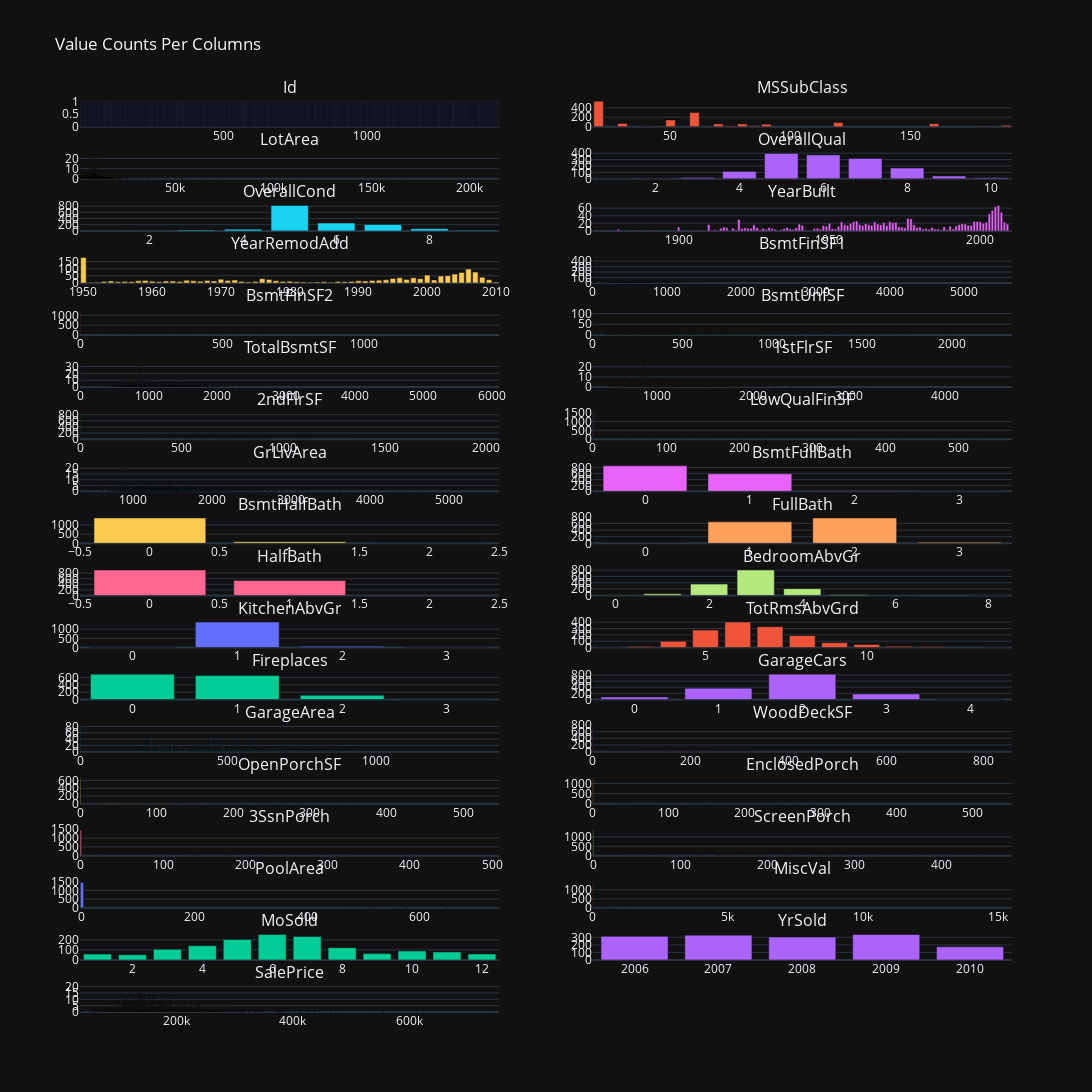

Notebook code cell kept with this figure:
### Code cell
histogram_grid(df.select_dtypes(include=['int64']))

### Figure 1 — Plotly figure (JSON) as saved in the notebook; plotly's stock layout.template omitted (floating-point values rounded to 4 significant figures; data arrays with more than 128 entries replaced by an {"elided": "..."} marker saying what was removed)
{"data": [{"type": "bar", "uid": "60721881-ed54-451c-8552-494478ac32cf", "x": {"elided": "1460 int values"}, "xaxis": "x", "y": {"elided": "1460 int values"}, "yaxis": "y"}, {"type": "bar", "uid": "90bfd61d-4ce9-4503-b7ab-c2dfe7820efa", "x": [20, 60, 50, 120, 30, 160, 70, 80, 90, 190, 85, 75, 45, 180, 40], "xaxis": "x2", "y": [536, 299, 144, 87, 69, 63, 60, 58, 52, 30, 20, 16, 12, 10, 4], "yaxis": "y2"}, {"type": "bar", "uid": "e900f094-6d60-4239-8ddd-77f0bda950cf", "x": {"elided": "1073 int values"}, "xaxis": "x3", "y": {"elided": "1073 int values"}, "yaxis": "y3"}, {"type": "bar", "uid": "2c301753-9269-4ecb-a0c5-95da233405ad", "x": [5, 6, 7, 8, 4, 9, 3, 10, 2, 1], "xaxis": "x4", "y": [397, 374, 319, 168, 116, 43, 20, 18, 3, 2], "yaxis": "y4"}, {"type": "bar", "uid": "39589bd2-8cdf-4ff9-9817-abeca4192316", "x": [5, 6, 7, 8, 4, 3, 9, 2, 1], "xaxis": "x5", "y": [821, 252, 205, 72, 57, 25, 22, 5, 1], "yaxis": "y5"}, {"type": "bar", "uid": "8a1df935-0605-4605-9a6f-b1c20860b7d5", "x": [2006, 2005, 2004, 2007, 2003, 1976, 1977, 1920, 1959, 1999, 1998, 1958, 1965, 1970, 1954, 2000, 2002, 2008, 1972, 1968, 1971, 1950, 2001, 1957, 1962, 1994, 1966, 2009, 1995, 1940, 1910, 1960, 1993, 1978, 1955, 1925, 1963, 1967, 1996, 1941, 1964, 1969, 1956, 1961, 1997, 1948, 1992, 1990, 1953, 1949, 1988, 1973, 1915, 1900, 1980, 1974, 1979, 1926, 1930, 1936, 1984, 1939, 1922, 1975, 1916, 1924, 1928, 1918, 1914, 1923, 1946, 1935, 1945, 1931, 1982, 1921, 1951, 1985, 1937, 1947, 1991, 1981, 1986, 1952, 1880, 1929, 1932, 1938, 1983, 1927, 1919, 1934, 1989, 1987, 1912, 1885, 1892, 1890, 1942, 1908, 1882, 1875, 1893, 2010, 1898, 1904, 1905, 1906, 1911, 1913, 1917, 1872], "xaxis": "x6", "y": [67, 64, 54, 49, 45, 33, 32, 30, 26, 25, 25, 24, 24, 24, 24, 24, 23, 23, 23, 22, 22, 20, 20, 20, 19, 19, 18, 18, 18, 18, 17, 17, 17, 16, 16, 16, 16, 16, 15, 15, 15, 14, 14, 14, 14, 14, 13, 12, 12, 12, 11, 11, 10, 10, 10, 10, 9, 9, 9, 9, 9, 8, 8, 8, 8, 7, 7, 7, 7, 7, 7, 6, 6, 6, 6, 6, 6, 5, 5, 5, 5, 5, 5, 5, 4, 4, 4, 4, 4, 3, 3, 3, 3, 3, 3, 2, 2, 2, 2, 2, 1, 1, 1, 1, 1, 1, 1, 1, 1, 1, 1, 1], "yaxis": "y6"}, {"type": "bar", "uid": "d4ee7ea0-5e9b-4d72-a74b-c816c5494f91", "x": [1950, 2006, 2007, 2005, 2004, 2000, 2003, 2002, 2008, 1996, 1998, 1995, 1976, 1999, 1970, 1997, 1977, 2009, 1994, 2001, 1972, 1965, 1993, 1971, 1959, 1968, 1992, 1978, 1966, 1958, 1990, 1962, 1954, 1969, 1991, 1963, 1960, 1967, 1980, 1973, 1964, 1989, 1987, 1975, 1979, 1956, 1953, 1957, 1988, 1955, 1985, 1961, 1981, 1974, 1982, 1984, 2010, 1983, 1952, 1986, 1951], "xaxis": "x7", "y": [178, 97, 76, 73, 62, 55, 51, 48, 40, 36, 36, 31, 30, 30, 26, 25, 25, 23, 22, 21, 20, 19, 19, 18, 18, 17, 17, 16, 15, 15, 15, 14, 14, 14, 14, 13, 12, 12, 12, 11, 11, 11, 10, 10, 10, 10, 10, 9, 9, 9, 9, 8, 8, 7, 7, 7, 6, 5, 5, 5, 4], "yaxis": "y7"}, {"type": "bar", "uid": "c7dada63-6870-465e-99f4-d7a460c35866", "x": {"elided": "637 int values"}, "xaxis": "x8", "y": {"elided": "637 int values"}, "yaxis": "y8"}, {"type": "bar", "uid": "31b443e5-6c61-46b5-9365-23a14ac3e2fc", "x": {"elided": "144 int values"}, "xaxis": "x9", "y": {"elided": "144 int values"}, "yaxis": "y9"}, {"type": "bar", "uid": "fdaed9f8-e8c0-447b-811b-ff64eddeaf11", "x": {"elided": "780 int values"}, "xaxis": "x10", "y": {"elided": "780 int values"}, "yaxis": "y10"}, {"type": "bar", "uid": "41d3bc93-9dfb-4ccf-af8a-699467a4b0c1", "x": {"elided": "721 int values"}, "xaxis": "x11", "y": {"elided": "721 int values"}, "yaxis": "y11"}, {"type": "bar", "uid": "8d09187c-9050-4947-819e-16ce5814e36c", "x": {"elided": "753 int values"}, "xaxis": "x12", "y": {"elided": "753 int values"}, "yaxis": "y12"}, {"type": "bar", "uid": "afbebcc3-a4c7-4f8a-9c8d-9676e18ce5ff", "x": {"elided": "417 int values"}, "xaxis": "x13", "y": {"elided": "417 int values"}, "yaxis": "y13"}, {"type": "bar", "uid": "08db3af9-8b95-4342-9779-ab282efc19de", "x": [0, 80, 360, 528, 53, 120, 144, 156, 205, 232, 234, 371, 572, 390, 392, 397, 420, 473, 479, 481, 513, 514, 515, 384], "xaxis": "x14", "y": [1434, 3, 2, 1, 1, 1, 1, 1, 1, 1, 1, 1, 1, 1, 1, 1, 1, 1, 1, 1, 1, 1, 1, 1], "yaxis": "y14"}, {"type": "bar", "uid": "e691faf4-eca6-47cb-97d5-cbeb1c261052", "x": {"elided": "861 int values"}, "xaxis": "x15", "y": {"elided": "861 int values"}, "yaxis": "y15"}, {"type": "bar", "uid": "78f4d9d8-9e07-4e6a-ad06-835adc6d8163", "x": [0, 1, 2, 3], "xaxis": "x16", "y": [856, 588, 15, 1], "yaxis": "y16"}, {"type": "bar", "uid": "7dac15d2-8a5a-469c-ab96-5a7c6d0e25da", "x": [0, 1, 2], "xaxis": "x17", "y": [1378, 80, 2], "yaxis": "y17"}, {"type": "bar", "uid": "8b43c001-7700-47fb-b067-24e9f1e6a2fa", "x": [2, 1, 3, 0], "xaxis": "x18", "y": [768, 650, 33, 9], "yaxis": "y18"}, {"type": "bar", "uid": "cbbeefd8-96d5-4810-8300-b76b37c639e9", "x": [0, 1, 2], "xaxis": "x19", "y": [913, 535, 12], "yaxis": "y19"}, {"type": "bar", "uid": "813353cc-dd3f-4cfe-b423-e78c64fdaaec", "x": [3, 2, 4, 1, 5, 6, 0, 8], "xaxis": "x20", "y": [804, 358, 213, 50, 21, 7, 6, 1], "yaxis": "y20"}, {"type": "bar", "uid": "de845b02-ee72-4a8d-a2bc-a1da7f5f2b48", "x": [1, 2, 3, 0], "xaxis": "x21", "y": [1392, 65, 2, 1], "yaxis": "y21"}, {"type": "bar", "uid": "00c52c1d-1486-4623-ac52-03cce41774fa", "x": [6, 7, 5, 8, 4, 9, 10, 11, 3, 12, 14, 2], "xaxis": "x22", "y": [402, 329, 275, 187, 97, 75, 47, 18, 17, 11, 1, 1], "yaxis": "y22"}, {"type": "bar", "uid": "647fdbac-5145-4e98-87c4-db1b195a12d0", "x": [0, 1, 2, 3], "xaxis": "x23", "y": [690, 650, 115, 5], "yaxis": "y23"}, {"type": "bar", "uid": "0e07633e-8cbf-4bfc-8638-dac983b92743", "x": [2, 1, 3, 0, 4], "xaxis": "x24", "y": [824, 369, 181, 81, 5], "yaxis": "y24"}, {"type": "bar", "uid": "f4d8b39d-a8f2-464a-8c46-86ebe9f999f7", "x": {"elided": "441 int values"}, "xaxis": "x25", "y": {"elided": "441 int values"}, "yaxis": "y25"}, {"type": "bar", "uid": "68a253d6-5fcd-44f6-9276-15c202617aff", "x": {"elided": "274 int values"}, "xaxis": "x26", "y": {"elided": "274 int values"}, "yaxis": "y26"}, {"type": "bar", "uid": "d35bccaf-10d6-48ea-9205-6c26fb77c69a", "x": {"elided": "202 int values"}, "xaxis": "x27", "y": {"elided": "202 int values"}, "yaxis": "y27"}, {"type": "bar", "uid": "ad09d398-c61b-4ea5-b31b-e20b826c75e4", "x": [0, 112, 96, 120, 144, 192, 216, 252, 116, 156, 126, 228, 128, 184, 102, 150, 40, 176, 164, 77, 185, 80, 180, 84, 160, 168, 205, 158, 154, 100, 108, 137, 114, 115, 202, 190, 234, 244, 36, 240, 34, 39, 224, 32, 264, 236, 30, 105, 94, 24, 99, 98, 318, 20, 301, 330, 19, 56, 54, 37, 60, 64, 67, 68, 70, 294, 52, 50, 48, 44, 42, 81, 87, 90, 91, 275, 293, 123, 221, 200, 208, 210, 212, 214, 286, 218, 220, 226, 196, 230, 239, 242, 248, 280, 254, 259, 268, 198, 194, 129, 148, 130, 134, 136, 138, 140, 143, 272, 145, 386, 291, 162, 169, 170, 172, 174, 177, 183, 189, 552], "xaxis": "x28", "y": [1252, 15, 6, 5, 5, 5, 5, 4, 4, 4, 3, 3, 3, 3, 3, 3, 3, 3, 3, 2, 2, 2, 2, 2, 2, 2, 2, 2, 2, 2, 2, 2, 2, 2, 2, 2, 2, 2, 2, 2, 2, 2, 2, 2, 2, 2, 1, 1, 1, 1, 1, 1, 1, 1, 1, 1, 1, 1, 1, 1, 1, 1, 1, 1, 1, 1, 1, 1, 1, 1, 1, 1, 1, 1, 1, 1, 1, 1, 1, 1, 1, 1, 1, 1, 1, 1, 1, 1, 1, 1, 1, 1, 1, 1, 1, 1, 1, 1, 1, 1, 1, 1, 1, 1, 1, 1, 1, 1, 1, 1, 1, 1, 1, 1, 1, 1, 1, 1, 1, 1], "yaxis": "y28"}, {"type": "bar", "uid": "05bb458e-ba54-4f23-af4a-ace9fb653565", "x": [0, 168, 216, 144, 180, 245, 238, 290, 196, 182, 407, 304, 162, 153, 320, 140, 130, 96, 23, 508], "xaxis": "x29", "y": [1436, 3, 2, 2, 2, 1, 1, 1, 1, 1, 1, 1, 1, 1, 1, 1, 1, 1, 1, 1], "yaxis": "y29"}, {"type": "bar", "uid": "1023a624-e806-4ac8-b960-cc27e75e554e", "x": [0, 192, 224, 120, 189, 180, 160, 168, 144, 126, 147, 90, 200, 198, 216, 184, 259, 100, 176, 170, 288, 142, 153, 154, 152, 155, 145, 156, 143, 322, 140, 161, 128, 122, 410, 119, 116, 99, 95, 80, 63, 60, 53, 40, 130, 175, 163, 165, 291, 287, 276, 273, 271, 266, 265, 263, 260, 252, 234, 233, 225, 374, 222, 220, 210, 204, 197, 385, 190, 396, 185, 182, 440, 178, 312, 480], "xaxis": "x30", "y": [1344, 6, 5, 5, 4, 4, 3, 3, 3, 3, 3, 3, 2, 2, 2, 2, 2, 2, 2, 2, 2, 2, 1, 1, 1, 1, 1, 1, 1, 1, 1, 1, 1, 1, 1, 1, 1, 1, 1, 1, 1, 1, 1, 1, 1, 1, 1, 1, 1, 1, 1, 1, 1, 1, 1, 1, 1, 1, 1, 1, 1, 1, 1, 1, 1, 1, 1, 1, 1, 1, 1, 1, 1, 1, 1, 1], "yaxis": "y30"}, {"type": "bar", "uid": "b9d46563-093b-4401-8eeb-e279e06af12a", "x": [0, 738, 648, 576, 555, 519, 512, 480], "xaxis": "x31", "y": [1453, 1, 1, 1, 1, 1, 1, 1], "yaxis": "y31"}, {"type": "bar", "uid": "4aadb529-38c8-4dca-9882-ad9e6e743e06", "x": [0, 400, 500, 700, 450, 2000, 600, 1200, 480, 1150, 800, 15500, 620, 3500, 560, 2500, 1300, 1400, 350, 8300, 54], "xaxis": "x32", "y": [1408, 11, 8, 5, 4, 4, 4, 2, 2, 1, 1, 1, 1, 1, 1, 1, 1, 1, 1, 1, 1], "yaxis": "y32"}, {"type": "bar", "uid": "3a598e87-63da-445a-9e38-015bf8e72b20", "x": [6, 7, 5, 4, 8, 3, 10, 11, 9, 12, 1, 2], "xaxis": "x33", "y": [253, 234, 204, 141, 122, 106, 89, 79, 63, 59, 58, 52], "yaxis": "y33"}, {"type": "bar", "uid": "60238907-74c9-4051-b979-da4aa20ed745", "x": [2009, 2007, 2006, 2008, 2010], "xaxis": "x34", "y": [338, 329, 314, 304, 175], "yaxis": "y34"}, {"type": "bar", "uid": "78927758-532d-4380-8c07-5e034cc79ce3", "x": {"elided": "663 int values"}, "xaxis": "x35", "y": {"elided": "663 int values"}, "yaxis": "y35"}], "layout": {"annotations": [{"font": {"size": 16}, "showarrow": false, "text": "Id", "x": 0.225, "xanchor": "center", "xref": "paper", "y": 1.0, "yanchor": "bottom", "yref": "paper"}, {"font": {"size": 16}, "showarrow": false, "text": "MSSubClass", "x": 0.775, "xanchor": "center", "xref": "paper", "y": 1.0, "yanchor": "bottom", "yref": "paper"}, {"font": {"size": 16}, "showarrow": false, "text": "LotArea", "x": 0.225, "xanchor": "center", "xref": "paper", "y": 0.9429, "yanchor": "bottom", "yref": "paper"}, {"font": {"size": 16}, "showarrow": false, "text": "OverallQual", "x": 0.775, "xanchor": "center", "xref": "paper", "y": 0.9429, "yanchor": "bottom", "yref": "paper"}, {"font": {"size": 16}, "showarrow": false, "text": "OverallCond", "x": 0.225, "xanchor": "center", "xref": "paper", "y": 0.8858, "yanchor": "bottom", "yref": "paper"}, {"font": {"size": 16}, "showarrow": false, "text": "YearBuilt", "x": 0.775, "xanchor": "center", "xref": "paper", "y": 0.8858, "yanchor": "bottom", "yref": "paper"}, {"font": {"size": 16}, "showarrow": false, "text": "YearRemodAdd", "x": 0.225, "xanchor": "center", "xref": "paper", "y": 0.8287, "yanchor": "bottom", "yref": "paper"}, {"font": {"size": 16}, "showarrow": false, "text": "BsmtFinSF1", "x": 0.775, "xanchor": "center", "xref": "paper", "y": 0.8287, "yanchor": "bottom", "yref": "paper"}, {"font": {"size": 16}, "showarrow": false, "text": "BsmtFinSF2", "x": 0.225, "xanchor": "center", "xref": "paper", "y": 0.7716, "yanchor": "bottom", "yref": "paper"}, {"font": {"size": 16}, "showarrow": false, "text": "BsmtUnfSF", "x": 0.775, "xanchor": "center", "xref": "paper", "y": 0.7716, "yanchor": "bottom", "yref": "paper"}, {"font": {"size": 16}, "showarrow": false, "text": "TotalBsmtSF", "x": 0.225, "xanchor": "center", "xref": "paper", "y": 0.7145, "yanchor": "bottom", "yref": "paper"}, {"font": {"size": 16}, "showarrow": false, "text": "1stFlrSF", "x": 0.775, "xanchor": "center", "xref": "paper", "y": 0.7145, "yanchor": "bottom", "yref": "paper"}, {"font": {"size": 16}, "showarrow": false, "text": "2ndFlrSF", "x": 0.225, "xanchor": "center", "xref": "paper", "y": 0.6574, "yanchor": "bottom", "yref": "paper"}, {"font": {"size": 16}, "showarrow": false, "text": "LowQualFinSF", "x": 0.775, "xanchor": "center", "xref": "paper", "y": 0.6574, "yanchor": "bottom", "yref": "paper"}, {"font": {"size": 16}, "showarrow": false, "text": "GrLivArea", "x": 0.225, "xanchor": "center", "xref": "paper", "y": 0.6003, "yanchor": "bottom", "yref": "paper"}, {"font": {"size": 16}, "showarrow": false, "text": "BsmtFullBath", "x": 0.775, "xanchor": "center", "xref": "paper", "y": 0.6003, "yanchor": "bottom", "yref": "paper"}, {"font": {"size": 16}, "showarrow": false, "text": "BsmtHalfBath", "x": 0.225, "xanchor": "center", "xref": "paper", "y": 0.5432, "yanchor": "bottom", "yref": "paper"}, {"font": {"size": 16}, "showarrow": false, "text": "FullBath", "x": 0.775, "xanchor": "center", "xref": "paper", "y": 0.5432, "yanchor": "bottom", "yref": "paper"}, {"font": {"size": 16}, "showarrow": false, "text": "HalfBath", "x": 0.225, "xanchor": "center", "xref": "paper", "y": 0.4861, "yanchor": "bottom", "yref": "paper"}, {"font": {"size": 16}, "showarrow": false, "text": "BedroomAbvGr", "x": 0.775, "xanchor": "center", "xref": "paper", "y": 0.4861, "yanchor": "bottom", "yref": "paper"}, {"font": {"size": 16}, "showarrow": false, "text": "KitchenAbvGr", "x": 0.225, "xanchor": "center", "xref": "paper", "y": 0.429, "yanchor": "bottom", "yref": "paper"}, {"font": {"size": 16}, "showarrow": false, "text": "TotRmsAbvGrd", "x": 0.775, "xanchor": "center", "xref": "paper", "y": 0.429, "yanchor": "bottom", "yref": "paper"}, {"font": {"size": 16}, "showarrow": false, "text": "Fireplaces", "x": 0.225, "xanchor": "center", "xref": "paper", "y": 0.3719, "yanchor": "bottom", "yref": "paper"}, {"font": {"size": 16}, "showarrow": false, "text": "GarageCars", "x": 0.775, "xanchor": "center", "xref": "paper", "y": 0.3719, "yanchor": "bottom", "yref": "paper"}, {"font": {"size": 16}, "showarrow": false, "text": "GarageArea", "x": 0.225, "xanchor": "center", "xref": "paper", "y": 0.3148, "yanchor": "bottom", "yref": "paper"}, {"font": {"size": 16}, "showarrow": false, "text": "WoodDeckSF", "x": 0.775, "xanchor": "center", "xref": "paper", "y": 0.3148, "yanchor": "bottom", "yref": "paper"}, {"font": {"size": 16}, "showarrow": false, "text": "OpenPorchSF", "x": 0.225, "xanchor": "center", "xref": "paper", "y": 0.2577, "yanchor": "bottom", "yref": "paper"}, {"font": {"size": 16}, "showarrow": false, "text": "EnclosedPorch", "x": 0.775, "xanchor": "center", "xref": "paper", "y": 0.2577, "yanchor": "bottom", "yref": "paper"}, {"font": {"size": 16}, "showarrow": false, "text": "3SsnPorch", "x": 0.225, "xanchor": "center", "xref": "paper", "y": 0.2006, "yanchor": "bottom", "yref": "paper"}, {"font": {"size": 16}, "showarrow": false, "text": "ScreenPorch", "x": 0.775, "xanchor": "center", "xref": "paper", "y": 0.2006, "yanchor": "bottom", "yref": "paper"}, {"font": {"size": 16}, "showarrow": false, "text": "PoolArea", "x": 0.225, "xanchor": "center", "xref": "paper", "y": 0.1435, "yanchor": "bottom", "yref": "paper"}, {"font": {"size": 16}, "showarrow": false, "text": "MiscVal", "x": 0.775, "xanchor": "center", "xref": "paper", "y": 0.1435, "yanchor": "bottom", "yref": "paper"}, {"font": {"size": 16}, "showarrow": false, "text": "MoSold", "x": 0.225, "xanchor": "center", "xref": "paper", "y": 0.08642, "yanchor": "bottom", "yref": "paper"}, {"font": {"size": 16}, "showarrow": false, "text": "YrSold", "x": 0.775, "xanchor": "center", "xref": "paper", "y": 0.08642, "yanchor": "bottom", "yref": "paper"}, {"font": {"size": 16}, "showarrow": false, "text": "SalePrice", "x": 0.225, "xanchor": "center", "xref": "paper", "y": 0.02932, "yanchor": "bottom", "yref": "paper"}], "height": 9000, "showlegend": false, "title": {"text": "Value Counts Per Columns"}, "width": 1200, "xaxis": {"anchor": "y", "domain": [0, 0.45]}, "xaxis10": {"anchor": "y10", "domain": [0.55, 1]}, "xaxis11": {"anchor": "y11", "domain": [0, 0.45]}, "xaxis12": {"anchor": "y12", "domain": [0.55, 1]}, "xaxis13": {"anchor": "y13", "domain": [0, 0.45]}, "xaxis14": {"anchor": "y14", "domain": [0.55, 1]}, "xaxis15": {"anchor": "y15", "domain": [0, 0.45]}, "xaxis16": {"anchor": "y16", "domain": [0.55, 1]}, "xaxis17": {"anchor": "y17", "domain": [0, 0.45]}, "xaxis18": {"anchor": "y18", "domain": [0.55, 1]}, "xaxis19": {"anchor": "y19", "domain": [0, 0.45]}, "xaxis2": {"anchor": "y2", "domain": [0.55, 1]}, "xaxis20": {"anchor": "y20", "domain": [0.55, 1]}, "xaxis21": {"anchor": "y21", "domain": [0, 0.45]}, "xaxis22": {"anchor": "y22", "domain": [0.55, 1]}, "xaxis23": {"anchor": "y23", "domain": [0, 0.45]}, "xaxis24": {"anchor": "y24", "domain": [0.55, 1]}, "xaxis25": {"anchor": "y25", "domain": [0, 0.45]}, "xaxis26": {"anchor": "y26", "domain": [0.55, 1]}, "xaxis27": {"anchor": "y27", "domain": [0, 0.45]}, "xaxis28": {"anchor": "y28", "domain": [0.55, 1]}, "xaxis29": {"anchor": "y29", "domain": [0, 0.45]}, "xaxis3": {"anchor": "y3", "domain": [0, 0.45]}, "xaxis30": {"anchor": "y30", "domain": [0.55, 1]}, "xaxis31": {"anchor": "y31", "domain": [0, 0.45]}, "xaxis32": {"anchor": "y32", "domain": [0.55, 1]}, "xaxis33": {"anchor": "y33", "domain": [0, 0.45]}, "xaxis34": {"anchor": "y34", "domain": [0.55, 1]}, "xaxis35": {"anchor": "y35", "domain": [0, 0.45]}, "xaxis36": {"anchor": "y36", "domain": [0.55, 1]}, "xaxis4": {"anchor": "y4", "domain": [0.55, 1]}, "xaxis5": {"anchor": "y5", "domain": [0, 0.45]}, "xaxis6": {"anchor": "y6", "domain": [0.55, 1]}, "xaxis7": {"anchor": "y7", "domain": [0, 0.45]}, "xaxis8": {"anchor": "y8", "domain": [0.55, 1]}, "xaxis9": {"anchor": "y9", "domain": [0, 0.45]}, "yaxis": {"anchor": "x", "domain": [0.9707, 1]}, "yaxis10": {"anchor": "x10", "domain": [0.7423, 0.7716]}, "yaxis11": {"anchor": "x11", "domain": [0.6852, 0.7145]}, "yaxis12": {"anchor": "x12", "domain": [0.6852, 0.7145]}, "yaxis13": {"anchor": "x13", "domain": [0.6281, 0.6574]}, "yaxis14": {"anchor": "x14", "domain": [0.6281, 0.6574]}, "yaxis15": {"anchor": "x15", "domain": [0.571, 0.6003]}, "yaxis16": {"anchor": "x16", "domain": [0.571, 0.6003]}, "yaxis17": {"anchor": "x17", "domain": [0.5139, 0.5432]}, "yaxis18": {"anchor": "x18", "domain": [0.5139, 0.5432]}, "yaxis19": {"anchor": "x19", "domain": [0.4568, 0.4861]}, "yaxis2": {"anchor": "x2", "domain": [0.9707, 1]}, "yaxis20": {"anchor": "x20", "domain": [0.4568, 0.4861]}, "yaxis21": {"anchor": "x21", "domain": [0.3997, 0.429]}, "yaxis22": {"anchor": "x22", "domain": [0.3997, 0.429]}, "yaxis23": {"anchor": "x23", "domain": [0.3426, 0.3719]}, "yaxis24": {"anchor": "x24", "domain": [0.3426, 0.3719]}, "yaxis25": {"anchor": "x25", "domain": [0.2855, 0.3148]}, "yaxis26": {"anchor": "x26", "domain": [0.2855, 0.3148]}, "yaxis27": {"anchor": "x27", "domain": [0.2284, 0.2577]}, "yaxis28": {"anchor": "x28", "domain": [0.2284, 0.2577]}, "yaxis29": {"anchor": "x29", "domain": [0.1713, 0.2006]}, "yaxis3": {"anchor": "x3", "domain": [0.9136, 0.9429]}, "yaxis30": {"anchor": "x30", "domain": [0.1713, 0.2006]}, "yaxis31": {"anchor": "x31", "domain": [0.1142, 0.1435]}, "yaxis32": {"anchor": "x32", "domain": [0.1142, 0.1435]}, "yaxis33": {"anchor": "x33", "domain": [0.0571, 0.08642]}, "yaxis34": {"anchor": "x34", "domain": [0.0571, 0.08642]}, "yaxis35": {"anchor": "x35", "domain": [0, 0.02932]}, "yaxis36": {"anchor": "x36", "domain": [0, 0.02932]}, "yaxis4": {"anchor": "x4", "domain": [0.9136, 0.9429]}, "yaxis5": {"anchor": "x5", "domain": [0.8565, 0.8858]}, "yaxis6": {"anchor": "x6", "domain": [0.8565, 0.8858]}, "yaxis7": {"anchor": "x7", "domain": [0.7994, 0.8287]}, "yaxis8": {"anchor": "x8", "domain": [0.7994, 0.8287]}, "yaxis9": {"anchor": "x9", "domain": [0.7423, 0.7716]}}}
